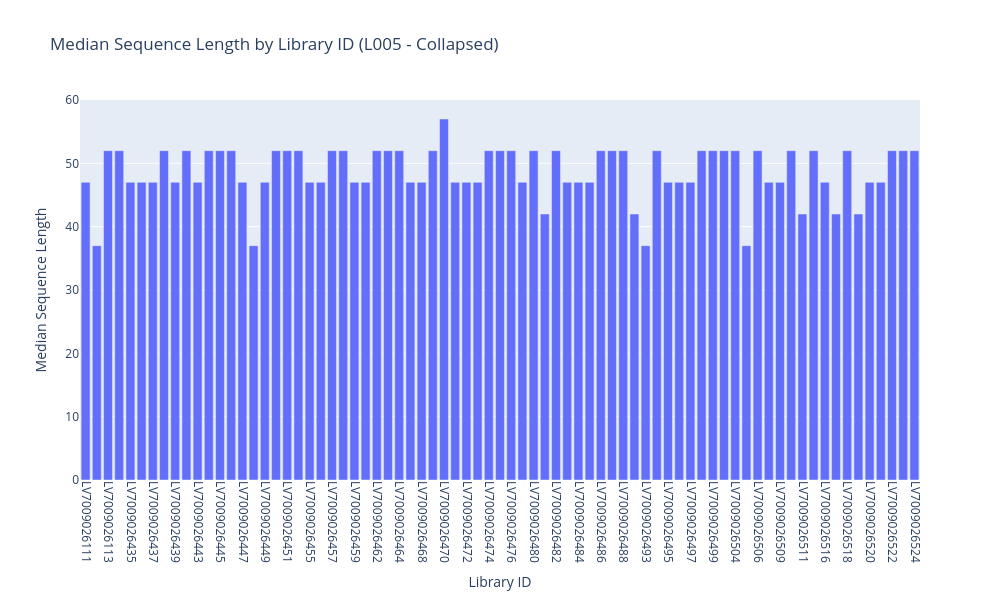

Here is the notebook cell this chart was saved with:
### Code cell
# Filter the data for the specific conditions
filtered_data = data_nsX_ds[
    (data_nsX_ds['Lane'] == 'L005') & (data_nsX_ds['Read Type'] == 'collapsed')
]

# Create the bar plot
fig = px.bar(
    data_frame=filtered_data,
    x="library_id",
    y="fastqc_trimmed__median_sequence_length",
    title="Median Sequence Length by Library ID (L005 - Collapsed)",
    labels={
        "library_id": "Library ID",
        "fastqc_trimmed__median_sequence_length": "Median Sequence Length"
    }
)

# Rotate x-axis labels
fig.update_layout(
    xaxis_tickangle=90,  # Rotate x-axis labels 90 degrees
    height=600,         # Adjust the height of the plot
    width=1000          # Adjust the width of the plot
)

# Show the plot
fig.show()

### Figure 1 — Plotly figure (JSON) as saved in the notebook; plotly's stock layout.template omitted (floating-point values rounded to 4 significant figures)
{"data": [{"alignmentgroup": "True", "hovertemplate": "Library ID=%{x}<br>Median Sequence Length=%{y}<extra></extra>", "legendgroup": "", "marker": {"color": "#636efa", "pattern": {"shape": ""}}, "name": "", "offsetgroup": "", "orientation": "v", "showlegend": false, "textposition": "auto", "type": "bar", "x": ["LV7009026111", "LV7009026112", "LV7009026113", "LV7009026434", "LV7009026435", "LV7009026436", "LV7009026437", "LV7009026438", "LV7009026439", "LV7009026440", "LV7009026443", "LV7009026444", "LV7009026445", "LV7009026446", "LV7009026447", "LV7009026448", "LV7009026449", "LV7009026450", "LV7009026451", "LV7009026452", "LV7009026455", "LV7009026456", "LV7009026457", "LV7009026458", "LV7009026459", "LV7009026460", "LV7009026462", "LV7009026463", "LV7009026464", "LV7009026467", "LV7009026468", "LV7009026469", "LV7009026470", "LV7009026471", "LV7009026472", "LV7009026473", "LV7009026474", "LV7009026475", "LV7009026476", "LV7009026479", "LV7009026480", "LV7009026481", "LV7009026482", "LV7009026483", "LV7009026484", "LV7009026485", "LV7009026486", "LV7009026487", "LV7009026488", "LV7009026492", "LV7009026493", "LV7009026494", "LV7009026495", "LV7009026496", "LV7009026497", "LV7009026498", "LV7009026499", "LV7009026500", "LV7009026504", "LV7009026505", "LV7009026506", "LV7009026508", "LV7009026509", "LV7009026510", "LV7009026511", "LV7009026512", "LV7009026516", "LV7009026517", "LV7009026518", "LV7009026519", "LV7009026520", "LV7009026521", "LV7009026522", "LV7009026523", "LV7009026524"], "xaxis": "x", "y": [47, 37, 52, 52, 47, 47, 47, 52, 47, 52, 47, 52, 52, 52, 47, 37, 47, 52, 52, 52, 47, 47, 52, 52, 47, 47, 52, 52, 52, 47, 47, 52, 57, 47, 47, 47, 52, 52, 52, 47, 52, 42, 52, 47, 47, 47, 52, 52, 52, 42, 37, 52, 47, 47, 47, 52, 52, 52, 52, 37, 52, 47, 47, 52, 42, 52, 47, 42, 52, 42, 47, 47, 52, 52, 52], "yaxis": "y"}], "layout": {"barmode": "relative", "height": 600, "legend": {"tracegroupgap": 0}, "title": {"text": "Median Sequence Length by Library ID (L005 - Collapsed)"}, "width": 1000, "xaxis": {"anchor": "y", "domain": [0, 1], "tickangle": 90, "title": {"text": "Library ID"}}, "yaxis": {"anchor": "x", "domain": [0, 1], "title": {"text": "Median Sequence Length"}}}}
